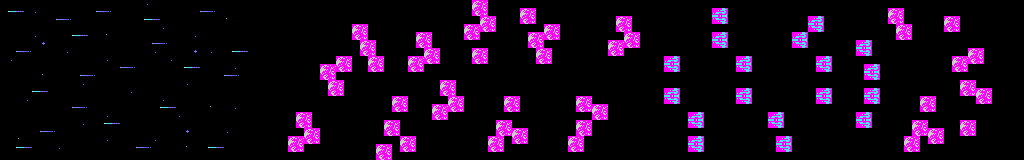

Tiled map render using the project's own tile images. Description and the map definition, with tile-layer contents summarised, below:
An orthogonal 128x20 tile map with 8x8 px tiles, 2 tile layers (Tile Layer 1, Tile Layer 2).

<map version="1.10" tiledversion="1.10.2" orientation="orthogonal" renderorder="right-down" width="128" height="20" tilewidth="8" tileheight="8" infinite="0" nextlayerid="3" nextobjectid="1">
 <tileset firstgid="1" name="stage_bg_a" tilewidth="8" tileheight="8" tilecount="1024" columns="32">
  <image source="gfx.png" width="256" height="256" />
 </tileset>
 <layer id="1" name="Tile Layer 1" width="128" height="20" locked="1">
  <data>[2560 cells, 640 non-empty, 8 distinct tile ids]</data>
 </layer>
 <layer id="2" name="Tile Layer 2" width="128" height="20">
  <data>[2560 cells, 272 non-empty, 8 distinct tile ids]</data>
 </layer>
</map>